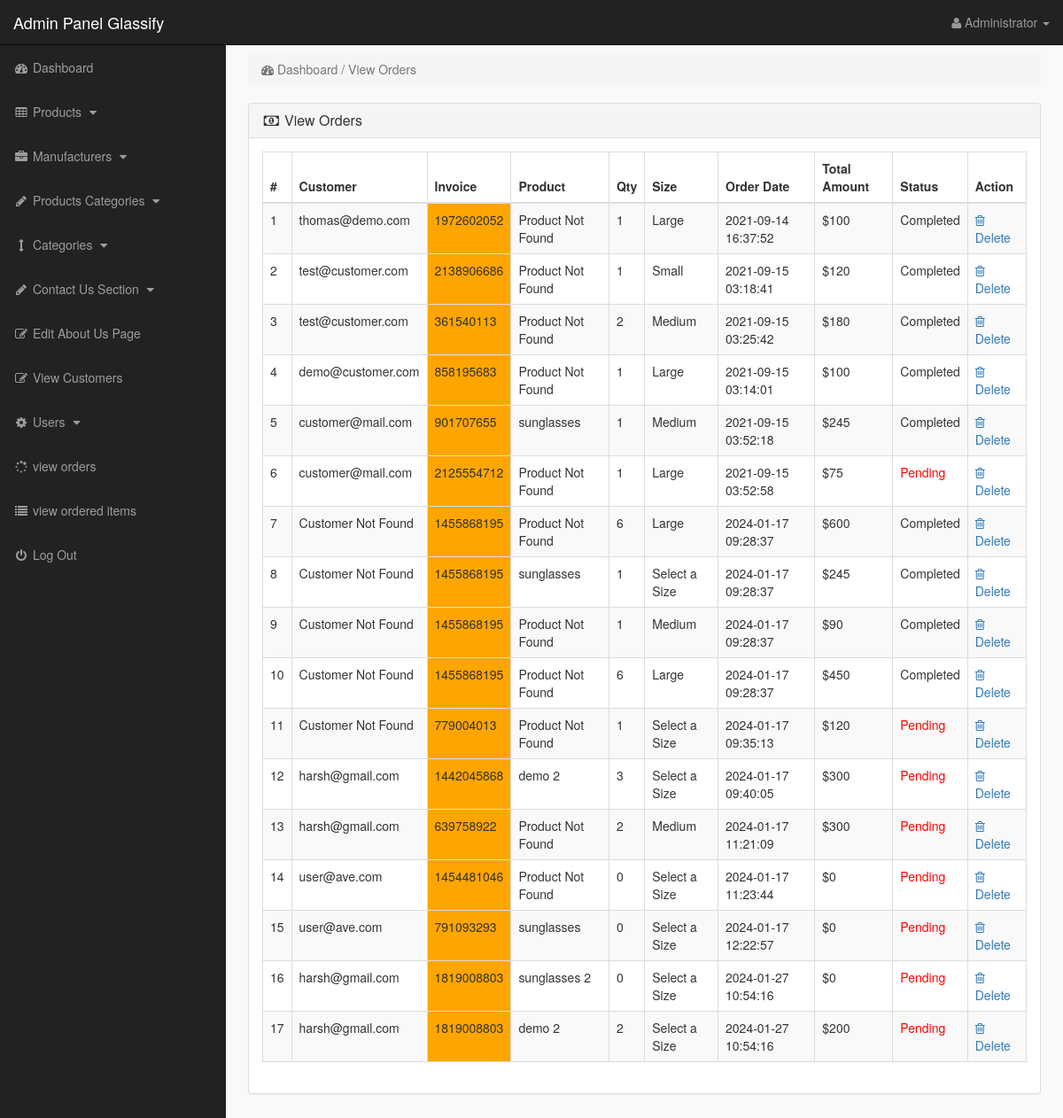
Screenshot of /admin_area/index.php?view_orders (signed in) with the database file from the repository.
### tables this page shows
CREATE TABLE `pending_orders` (
  `order_id` int(10) NOT NULL,
  `customer_id` int(10) NOT NULL,
  `invoice_no` int(10) NOT NULL,
  `product_id` text NOT NULL,
  `qty` int(10) NOT NULL,
  `size` text NOT NULL,
  `order_status` text NOT NULL
);

CREATE TABLE `customers` (
  `customer_id` int(10) NOT NULL,
  `customer_name` varchar(255) NOT NULL,
  `customer_email` varchar(255) NOT NULL,
  `customer_pass` varchar(255) NOT NULL,
  `customer_country` text NOT NULL,
  `customer_city` text NOT NULL,
  `customer_contact` varchar(255) NOT NULL,
  `customer_address` text NOT NULL,
  `customer_image` text NOT NULL,
  `customer_ip` varchar(255) NOT NULL,
  `customer_confirm_code` text NOT NULL
);

CREATE TABLE `customer_orders` (
  `order_id` int(10) NOT NULL,
  `customer_id` int(10) NOT NULL,
  `due_amount` int(100) NOT NULL,
  `invoice_no` int(100) NOT NULL,
  `qty` int(10) NOT NULL,
  `size` text NOT NULL,
  `order_date` timestamp NOT NULL DEFAULT current_timestamp() ON UPDATE current_timestamp(),
  `order_status` text NOT NULL
);

CREATE TABLE `products` (
  `product_id` int(10) NOT NULL,
  `p_cat_id` int(10) NOT NULL,
  `cat_id` int(10) NOT NULL,
  `manufacturer_id` int(10) NOT NULL,
  `date` timestamp NOT NULL DEFAULT current_timestamp() ON UPDATE current_timestamp(),
  `product_title` text NOT NULL,
  `product_url` text NOT NULL,
  `product_img1` text NOT NULL,
  `product_img2` text NOT NULL,
  `product_img3` text NOT NULL,
  `product_price` int(10) NOT NULL,
  `product_psp_price` int(100) NOT NULL,
  `product_desc` text NOT NULL,
  `product_features` text NOT NULL,
  `product_video` text NOT NULL,
  `product_keywords` text NOT NULL,
  `product_label` text NOT NULL,
  `status` varchar(255) NOT NULL
);

### admin_area/view_orders.php (the view)
<?php
if (!isset($_SESSION['admin_email'])) {
    echo "<script>window.open('login.php','_self')</script>";
} else {
?>
    <div class="row">
        <div class="col-lg-12">
            <ol class="breadcrumb">
                <li class="active">
                    <i class="fa fa-dashboard"></i> Dashboard / View Orders
                </li>
            </ol>
        </div>
    </div>
    <div class="row">
        <div class="col-lg-12">
            <div class="panel panel-default">
                <div class="panel-heading">
                    <h3 class="panel-title">
                        <i class="fa fa-money fa-fw"></i> View Orders
                    </h3>
                </div>
                <div class="panel-body">
                    <div class="table-responsive">
                        <table class="table table-bordered table-hover table-striped">
                            <thead>
                                <tr>
                                    <th>#</th>
                                    <th>Customer</th>
                                    <th>Invoice</th>
                                    <th>Product</th>
                                    <th>Qty</th>
                                    <th>Size</th>
                                    <th>Order Date</th>
                                    <th>Total Amount</th>
                                    <th>Status</th>
                                    <th>Action</th>
                                </tr>
                            </thead>
                            <tbody>
                                <?php
                                $i = 0;
                                $get_orders = "select * from pending_orders";
                                $run_orders = mysqli_query($con, $get_orders);
                                while ($row_orders = mysqli_fetch_array($run_orders)) {
                                    $order_id = $row_orders['order_id'];
                                    $c_id = $row_orders['customer_id'];
                                    $invoice_no = $row_orders['invoice_no'];
                                    $product_id = $row_orders['product_id'];
                                    $qty = $row_orders['qty'];
                                    $size = $row_orders['size'];
                                    $order_status = $row_orders['order_status'];
                                    $get_customer = "select * from customers where customer_id='$c_id'";
                                    $run_customer = mysqli_query($con, $get_customer);
                                    $row_customer = mysqli_fetch_array($run_customer);
                                    $customer_email = ($row_customer) ? $row_customer['customer_email'] : 'Customer Not Found';
                                    $get_products = "select * from products where product_id='$product_id'";
                                    $run_products = mysqli_query($con, $get_products);
                                    if ($run_products && mysqli_num_rows($run_products) > 0) {
                                        $row_products = mysqli_fetch_array($run_products);
                                        $product_title = $row_products['product_title'];
                                    } else {
                                        $product_title = 'Product Not Found';
                                    }
                                    $i++;
                                ?>
                                    <tr>
                                        <td><?php echo $i; ?></td>
                                        <td><?php echo $customer_email; ?></td>
                                        <td bgcolor="orange"><?php echo $invoice_no; ?></td>
                                        <td><?php echo $product_title; ?></td>
                                        <td><?php echo $qty; ?></td>
                                        <td><?php echo $size; ?></td>
                                        <td>
                                            <?php
                                            $get_customer_order = "select * from customer_orders where order_id='$order_id'";
                                            $run_customer_order = mysqli_query($con, $get_customer_order);
                                            $row_customer_order = mysqli_fetch_array($run_customer_order);
                                            $order_date = $row_customer_order['order_date'];
                                            $due_amount = $row_customer_order['due_amount'];
                                            echo $order_date;
                                            ?>
                                        </td>
                                        <td>$<?php echo $due_amount; ?></td>
                                        <td>
                                            <?php
                                            if ($order_status == 'pending') {
                                                echo $order_status = '<div style="color:red;">Pending</div>';
                                            } else {
                                                echo $order_status = 'Completed';
                                            }
                                            ?>
                                        </td>
                                        <td>
                                            <a href="index.php?order_delete=<?php echo $order_id; ?>">
                                                <i class="fa fa-trash-o"></i> Delete
                                            </a>
                                        </td>
                                    </tr>
                                <?php } ?>
                            </tbody>
                        </table>
                    </div>
                </div>
            </div>
        </div>
    </div>
<?php } ?>

### admin_area/includes/sidebar.php (shortened to what this page needs)
<?php
if (!isset($_SESSION['admin_email'])) {
    echo "<script>window.open('login.php','_self')</script>";
} else {
    ?>
    <nav class="navbar navbar-inverse navbar-fixed-top">
        <div class="navbar-header">
            <a class="navbar-brand" href="index.php?dashboard">Admin Panel Glassify</a>
        </div>
        <ul class="nav navbar-right top-nav">
            <li class="dropdown">
                <a href="#" class="dropdown-toggle" data-toggle="dropdown">
                    <i class="fa fa-user"></i>
                    <?php echo $admin_name; ?> <b class="caret"></b>
                </a>
            </li>
        </ul>
        <div class="collapse navbar-collapse navbar-ex1-collapse">
            <ul class="nav navbar-nav side-nav">
                <li>
                    <a href="index.php?dashboard">
                        <i class="fa fa-fw fa-dashboard"></i> Dashboard
                    </a>
                </li>
                <li>
                    <a href="#" data-toggle="collapse" data-target="#products">
                        <i class="fa fa-fw fa-table"></i> Products
                        <i class="fa fa-fw fa-caret-down"></i>
                    </a>
                </li>
                <li>
                    <a href="#" data-toggle="collapse" data-target="#manufacturers">
                        <i class="fa fa-fw fa-briefcase"></i> Manufacturers
                        <i class="fa fa-fw fa-caret-down"></i>
                    </a>
                </li>
                <li>
                    <a href="#" data-toggle="collapse" data-target="#p_cat">
                        <i class="fa fa-fw fa-pencil"></i> Products Categories
                        <i class="fa fa-fw fa-caret-down"></i>
                    </a>
                </li>
                <li>
                    <a href="#" data-toggle="collapse" data-target="#cat">
                        <i class="fa fa-fw fa-arrows-v"></i> Categories
                        <i class="fa fa-fw fa-caret-down"></i>
                    </a>
                </li>
                <li>
                    <a href="#" data-toggle="collapse" data-target="#contact_us">
                        <i class="fa fa-fw fa-pencil"> </i> Contact Us Section
                        <i class="fa fa-fw fa-caret-down"></i>
                    </a>
                </li>
                <li>
                    <a href="index.php?edit_about_us">
                        <i class="fa fa-fw fa-edit"></i> Edit About Us Page
                    </a>
                </li>
                <li>
                    <a href="index.php?view_customers">
                        <i class="fa fa-fw fa-edit"></i> View Customers
                    </a>
                </li>
                <li>
                    <a href="#" data-toggle="collapse" data-target="#users">
                        <i class="fa fa-fw fa-gear"></i> Users
                        <i class="fa fa-fw fa-caret-down"></i>
                    </a>
                </li>
                <li>
                    <a href="index.php?test">
                        <i class="fa fa-fw fa-spinner"></i> view orders
                    </a>
                </li>
                <li>
                    <a href="index.php?order_items">
                        <i class="fa fa-fw fa-list"></i> view ordered items
                    </a>
                </li>
                <li>
                    <a href="logout.php">
                        <i class="fa fa-fw fa-power-off"></i> Log Out
                    </a>
                </li>
            </ul>
        </div>
    </nav>
<?php } ?>

### admin_area/css/style.css (style rules this page uses)
body { margin-top:100px; }
@media (min-width: 768px) { body { margin-top:50px; } }
.top-nav { padding:0 15px; }
.top-nav>li { display:inline-block; float:left; }
.top-nav>li>a { padding-top:15px; padding-bottom:15px; line-height:20px; color:#999; }
@media (min-width: 768px) { .side-nav { position:fixed; top:51px; width:255px; border-radius:0; overflow-y:auto; background-color: #222; bottom:0; overflow-x:hidden; padding-bottom:40px; } }
@media (min-width: 768px) { .side-nav>li>a { width:255px; } }
.panel-body { border-radius:5px; }

### rows the page displays
pending_orders: customer.customer_email "thomas@demo.com", invoice_no "1972602052", product_title "Product Not Found", qty "1", size "Large", customer_orders.order_date "2021-09-14 16:37:52", customer_orders.due_amount "100"
pending_orders: customer.customer_email "test@customer.com", invoice_no "2138906686", product_title "Product Not Found", qty "1", size "Small", customer_orders.order_date "2021-09-15 03:18:41", customer_orders.due_amount "120"
pending_orders: customer.customer_email "test@customer.com", invoice_no "361540113", product_title "Product Not Found", qty "2", size "Medium", customer_orders.order_date "2021-09-15 03:25:42", customer_orders.due_amount "180"
pending_orders: customer.customer_email "demo@customer.com", invoice_no "858195683", product_title "Product Not Found", qty "1", size "Large", customer_orders.order_date "2021-09-15 03:14:01", customer_orders.due_amount "100"
pending_orders: customer.customer_email "customer@mail.com", invoice_no "901707655", product.product_title "sunglasses", qty "1", size "Medium", customer_orders.order_date "2021-09-15 03:52:18", customer_orders.due_amount "245"
pending_orders: customer.customer_email "customer@mail.com", invoice_no "2125554712", product_title "Product Not Found", qty "1", size "Large", customer_orders.order_date "2021-09-15 03:52:58", customer_orders.due_amount "75", order_status "Pending"
pending_orders: customer_email "Customer Not Found", invoice_no "1455868195", product_title "Product Not Found", qty "6", size "Large", customer_orders.order_date "2024-01-17 09:28:37", customer_orders.due_amount "600"
pending_orders: customer_email "Customer Not Found", invoice_no "1455868195", product.product_title "sunglasses", qty "1", size "Select a Size", customer_orders.order_date "2024-01-17 09:28:37", customer_orders.due_amount "245"
pending_orders: customer_email "Customer Not Found", invoice_no "1455868195", product_title "Product Not Found", qty "1", size "Medium", customer_orders.order_date "2024-01-17 09:28:37", customer_orders.due_amount "90"
pending_orders: customer_email "Customer Not Found", invoice_no "1455868195", product_title "Product Not Found", qty "6", size "Large", customer_orders.order_date "2024-01-17 09:28:37", customer_orders.due_amount "450"
pending_orders: customer_email "Customer Not Found", invoice_no "779004013", product_title "Product Not Found", qty "1", size "Select a Size", customer_orders.order_date "2024-01-17 09:35:13", customer_orders.due_amount "120", order_status "Pending"
pending_orders: customer.customer_email "harsh@gmail.com", invoice_no "1442045868", product.product_title "demo 2", qty "3", size "Select a Size", customer_orders.order_date "2024-01-17 09:40:05", customer_orders.due_amount "300", order_status "Pending"
pending_orders: customer.customer_email "harsh@gmail.com", invoice_no "639758922", product_title "Product Not Found", qty "2", size "Medium", customer_orders.order_date "2024-01-17 11:21:09", customer_orders.due_amount "300", order_status "Pending"
pending_orders: customer.customer_email "user@ave.com", invoice_no "1454481046", product_title "Product Not Found", qty "0", size "Select a Size", customer_orders.order_date "2024-01-17 11:23:44", customer_orders.due_amount "0", order_status "Pending"
pending_orders: customer.customer_email "user@ave.com", invoice_no "791093293", product.product_title "sunglasses", qty "0", size "Select a Size", customer_orders.order_date "2024-01-17 12:22:57", customer_orders.due_amount "0", order_status "Pending"
pending_orders: customer.customer_email "harsh@gmail.com", invoice_no "1819008803", product.product_title "sunglasses 2", qty "0", size "Select a Size", customer_orders.order_date "2024-01-27 10:54:16", customer_orders.due_amount "0", order_status "Pending"
pending_orders: customer.customer_email "harsh@gmail.com", invoice_no "1819008803", product.product_title "demo 2", qty "2", size "Select a Size", customer_orders.order_date "2024-01-27 10:54:16", customer_orders.due_amount "200", order_status "Pending"

### other values shown
$admin_name "Administrator"
